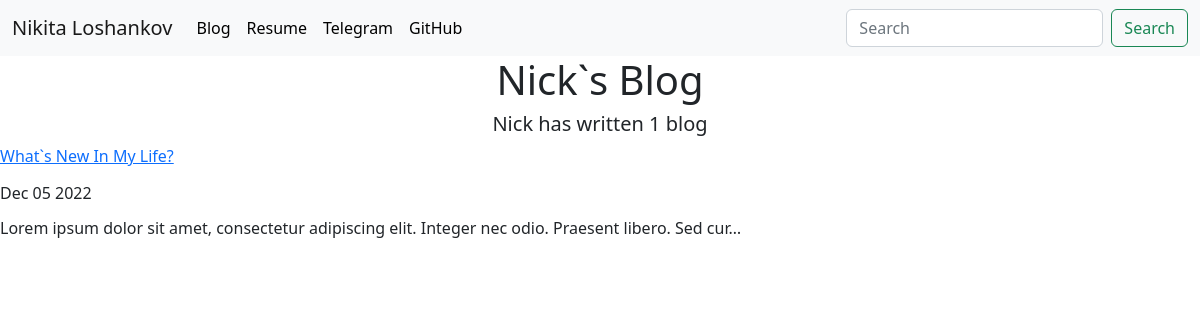
Screenshot of /blog/ with the database file from the repository.
### blog/models.py (models this page shows, shortened)
class BlogMessage(models.Model):
    title = models.CharField(max_length = 100)
    date = models.DateField()
    blog_message = models.TextField()

### blog/views.py (the view)
# urls.py: path('', views.all_blog, name = 'all_blogs'),
def all_blog(request):
    blogs = BlogMessage.objects.order_by('-date')
    return render(request, 'blog/all_blogs.html', {'blogs':blogs})

### blog/templates/blog/all_blogs.html
{% extends 'personal_portfolio/base.html' %}
{% block content %}
<div class="container text-center">
  <h1>Nick`s Blog</h1>
  <h5>Nick has written {{ blogs.count }} blog{{ blogs.count | pluralize }}</h5>
</div>
{% for blog in blogs %}
<a href="{% url 'blog:detail' blog.id %}"<h1>{{ blog.title }}</h1></a>
<p><h6>{{ blog.date|date:'M d Y' }}<h6>
<p><h6>{{ blog.blog_message|striptags|truncatechars:100 }}</h6></p>
{% endfor %}
{% endblock %}

### portfolio/templates/personal_portfolio/base.html (shortened to what this page needs)
{% load static %}
<!doctype html>
<html lang="en">
  <head>
    <link rel="stylesheet" href="{% static "portfolio/custom.css" %}">
    <link href="https://cdn.jsdelivr.net/npm/bootstrap@5.2.3/dist/css/bootstrap.min.css" rel="stylesheet">
  </head>
  <body>
    <nav class="navbar navbar-expand-lg bg-light">
  <div class="container-fluid">
    <a class="navbar-brand" href="{% url 'home' %} ">Nikita Loshankov</a>
    <div class="collapse navbar-collapse" id="navbarScroll">
      <ul class="navbar-nav me-auto my-2 my-lg-0 navbar-nav-scroll" style="--bs-scroll-height: 100px;">
        <li class="nav-item">
          <a class="nav-link" href="{% url "blog:all_blogs" %}">Blog</a>
        </li>
        <li class="nav-item">
          <a class="nav-link" target="_blank" <a href="{% static "portfolio/resume.pdf" %}">Resume</a>
        </li>
        <li class="nav-item dropdown">
          <a class="nav-link" href="https://t.me/loshankov" role="button" target="_blank" data-bs-toggle="dropdown" aria-expanded="false">
            Telegram
          </a>
        </li>
        <li class="nav-item">
          <a class="nav-link" href="https://github.com/loshankov" target="_blank">GitHub</a>
        </li>
      </ul>
      <form class="d-flex" role="search">
        <input class="form-control me-2" type="search" placeholder="Search" aria-label="Search">
        <button class="btn btn-outline-success" type="submit">Search</button>
      </form>
    </div>
  </div>
</nav>
{% block content %}{% endblock %}
</html>

### portfolio/static/portfolio/custom.css (style rules this page uses)
.navbar-nav .nav-link { color: rgba(0,0,0,1) !important; }
body { font-family: 'Lato', sans-serif; }

### rows the page displays
BlogMessage: title "What`s New In My Life?", date "Dec 05 2022", blog_message "Lorem ipsum dolor sit amet, consectetur adipiscing elit. Integer nec odio. Praesent libero. Sed cur…"

### other values shown
{{ blogs.count }} "1"
